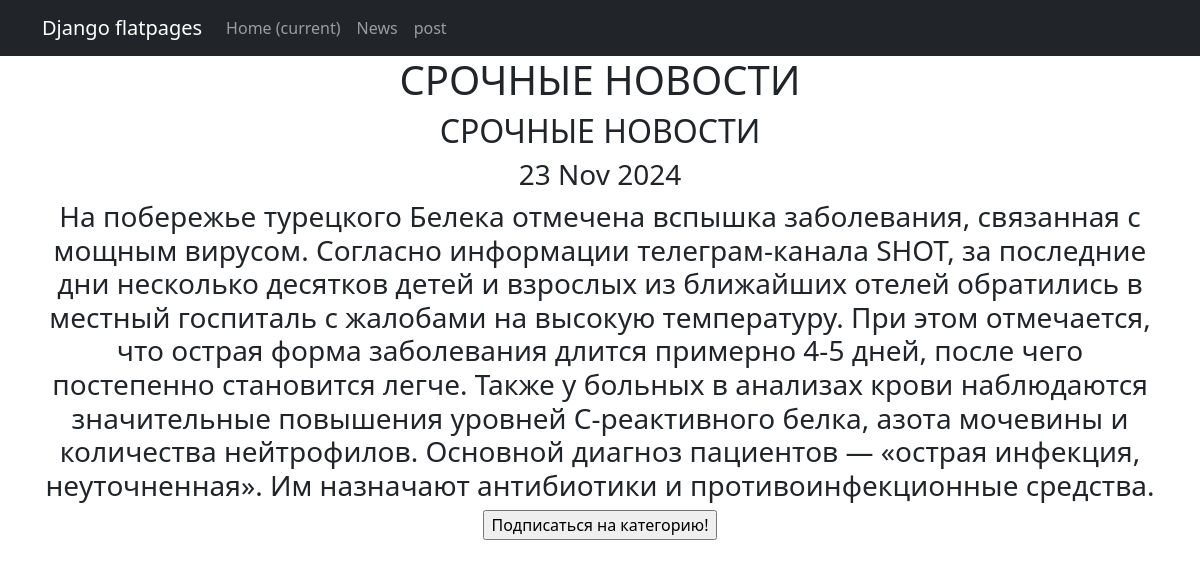
Screenshot of /news/3 with the database file from the repository.
### news/models.py (models this page shows, shortened)
class Post(models.Model):
    time_in = models.DateTimeField(auto_now_add=True, null=True)
    rank_post = models.IntegerField(default=0)
    text_post = models.TextField()
    head = models.CharField(max_length=255)
    position = models.CharField(max_length=2,
                                choices=POSITIONS,
                                default=news)
    author = models.ForeignKey(Author, on_delete=models.CASCADE)
    category = models.ManyToManyField(Category, through='PostCategory')
    def __str__(self):
        return self.head

### news/views.py (the view)
# urls.py: path('<int:pk>', One_news.as_view(), name='news_detail'),
class One_news(DetailView):
    model = Post
    template_name = 'one_news.html'
    context_object_name = 'one_news'

### templates/one_news.html (shortened to what this page needs)
{% extends 'flatpages/default.html' %}
{% block content %}
<h1>{{ one_news }}</h1>
<h2>{{one_news.head}}</h2>
<h3>{{one_news.time_in|date:'d M Y'}}</h3>
<h3>{{one_news.text_post}}</h3>
<form action="" method="post">
    <input type="submit" value="Подписаться на категорию!" />
</form>
{% endblock content %}

### rows the page displays
Post: head "СРОЧНЫЕ НОВОСТИ", time_in "23 Nov 2024", text_post "На побережье турецкого Белека отмечена вспышка заболевания, связанная с мощным вирусом. Согласно информации телеграм-канала SHOT, за последние дни несколько десятков детей и взрослых из ближайших отелей обратились в местный госпиталь с жалобами на высокую температуру. При этом отмечается, что острая форма заболевания длится примерно 4-5 дней, после чего постепенно становится легче. Также у больных в анализах крови наблюдаются значительные повышения уровней C-реактивного белка, азота мочевины и количества нейтрофилов. Основной диагноз пациентов — «острая инфекция, неуточненная». Им назначают антибиотики и противоинфекционные средства."
